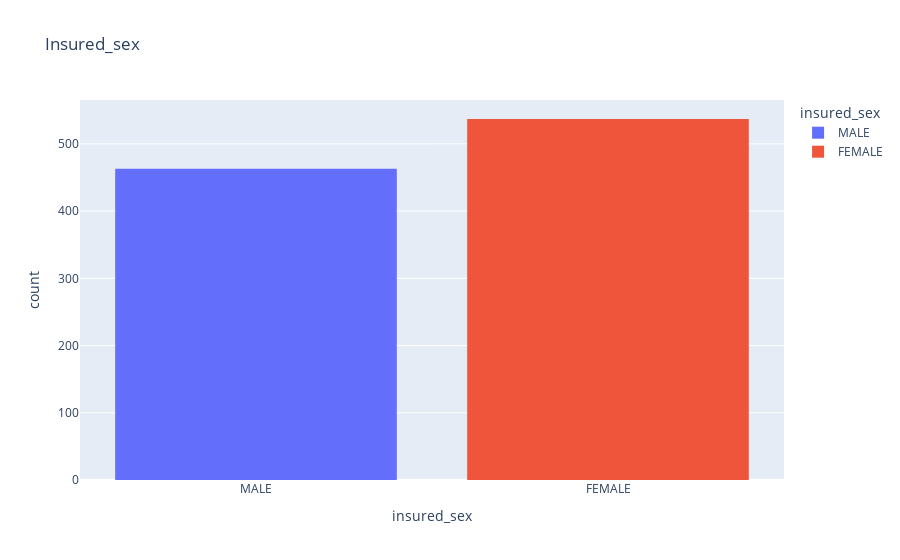

Here is the notebook cell this chart was saved with:
### Code cell
px.histogram(data,x='insured_sex',color='insured_sex',title='Insured_sex')

### Figure 1 — Plotly figure (JSON) as saved in the notebook; plotly's stock layout.template omitted (floating-point values rounded to 4 significant figures; data arrays with more than 128 entries replaced by an {"elided": "..."} marker saying what was removed)
{"data": [{"alignmentgroup": "True", "bingroup": "x", "hovertemplate": "insured_sex=%{x}<br>count=%{y}<extra></extra>", "legendgroup": "MALE", "marker": {"color": "#636efa", "pattern": {"shape": ""}}, "name": "MALE", "offsetgroup": "MALE", "orientation": "v", "showlegend": true, "type": "histogram", "x": {"elided": "463 str values"}, "xaxis": "x", "yaxis": "y"}, {"alignmentgroup": "True", "bingroup": "x", "hovertemplate": "insured_sex=%{x}<br>count=%{y}<extra></extra>", "legendgroup": "FEMALE", "marker": {"color": "#EF553B", "pattern": {"shape": ""}}, "name": "FEMALE", "offsetgroup": "FEMALE", "orientation": "v", "showlegend": true, "type": "histogram", "x": {"elided": "537 str values"}, "xaxis": "x", "yaxis": "y"}], "layout": {"autosize": true, "barmode": "relative", "legend": {"title": {"text": "insured_sex"}, "tracegroupgap": 0}, "title": {"text": "Insured_sex"}, "xaxis": {"anchor": "y", "autorange": true, "categoryarray": ["MALE", "FEMALE"], "categoryorder": "array", "domain": [0, 1], "range": [-0.5, 1.5], "title": {"text": "insured_sex"}, "type": "category"}, "yaxis": {"anchor": "x", "autorange": true, "domain": [0, 1], "range": [0, 565.3], "title": {"text": "count"}}}}
